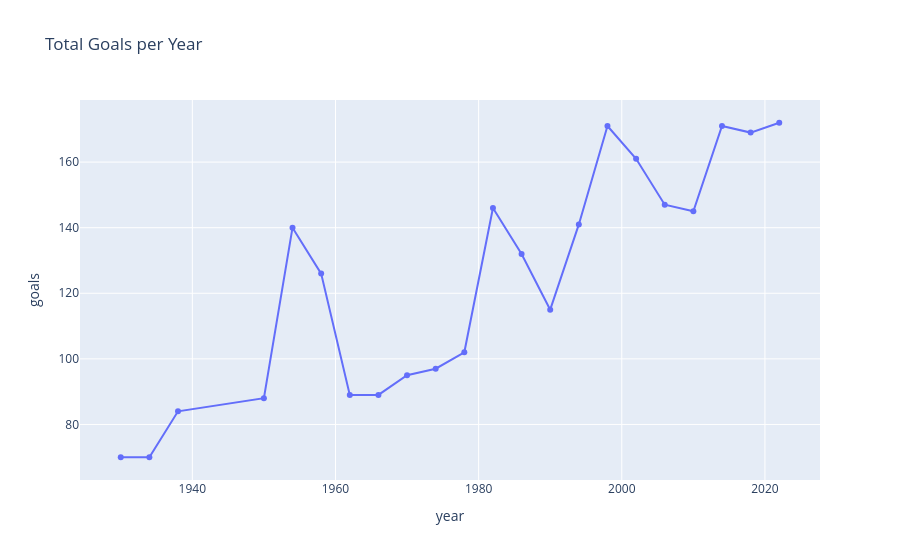

Notebook cell for this chart:
### Markdown cell above
### part 2

### Code cell
goals_per_year = df_editions[["year","goals", "edition"]]
fig = px.line(
    goals_per_year, 
    x="year",
    y="goals",
    title="Total Goals per Year",
    markers=True
)

fig.show()

### Figure 1 — Plotly figure (JSON) as saved in the notebook; plotly's stock layout.template omitted (floating-point values rounded to 4 significant figures)
{"data": [{"hovertemplate": "year=%{x}<br>goals=%{y}<extra></extra>", "legendgroup": "", "line": {"color": "#636efa", "dash": "solid"}, "marker": {"symbol": "circle"}, "mode": "lines+markers", "name": "", "orientation": "v", "showlegend": false, "type": "scatter", "x": [1930, 1934, 1938, 1950, 1954, 1958, 1962, 1966, 1970, 1974, 1978, 1982, 1986, 1990, 1994, 1998, 2002, 2006, 2010, 2014, 2018, 2022], "xaxis": "x", "y": [70, 70, 84, 88, 140, 126, 89, 89, 95, 97, 102, 146, 132, 115, 141, 171, 161, 147, 145, 171, 169, 172], "yaxis": "y"}], "layout": {"legend": {"tracegroupgap": 0}, "title": {"text": "Total Goals per Year"}, "xaxis": {"anchor": "y", "domain": [0, 1], "title": {"text": "year"}}, "yaxis": {"anchor": "x", "domain": [0, 1], "title": {"text": "goals"}}}}
